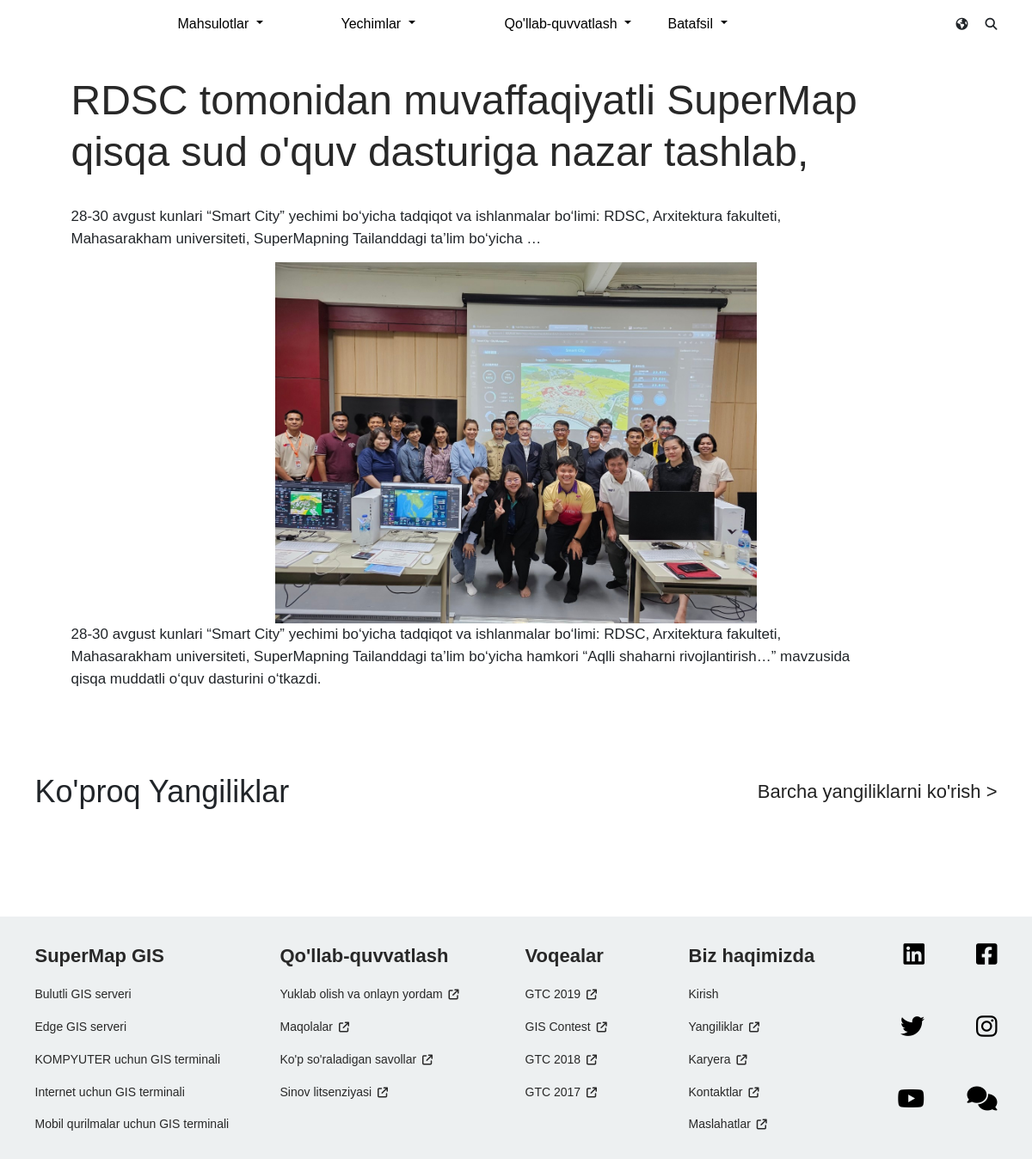
The page /detel/1 on the database its author committed.
### blog/models.py (models this page shows, shortened)
class SongiYangiliklar(models.Model):
    class Status(models.TextChoices):
        qoralama = "QR","qoralama"
        chopetilish = "CHP", "chopetilish"
    nom = models.CharField(max_length=10001)
    slug = models.SlugField(max_length=10001)
    kontent = models.TextField()
    rasm = models.ImageField(upload_to='news/images')
    chopetilishVaqti = models.DateTimeField(default=timezone.now)
    yaratilganVaqti =models.DateTimeField(auto_now_add=True)
    ozgarishVaqti = models.DateTimeField(auto_now=True)
    holati =models.CharField(max_length=3,choices=Status.choices,default=Status.qoralama)
    kategory = models.ForeignKey(Category,on_delete=models.CASCADE)
    views = models.IntegerField(default=0)
    class Meta:
        ordering = ['-chopetilishVaqti']
    objects = models.Manager()

### blog/views.py (the view)
# urls.py: path('detel/<int:id>', indexdetel, name="detel"),
def indexdetel(request,id ):
    yangilik = get_object_or_404(SongiYangiliklar, id=id)
    yangiliklist  = SongiYangiliklar.objects.all()[4:]
    context = {
        "detel":yangilik,
        "detellist":yangiliklist
    }
    return render(request,"detail.html",context)

### templates/detail.html (shortened to what this page needs)
{% load static %}
<!DOCTYPE html>
<html lang="en">
<head>
  <link rel="stylesheet" href="{% static 'css/bootstrap.css' %}">
  <link rel="stylesheet" href="{% static 'css/nav-footer.css' %}">
  <link rel="stylesheet" href="{% static 'css/detail.css' %}">
  <link rel="stylesheet" href="https://cdnjs.cloudflare.com/ajax/libs/font-awesome/6.4.0/css/all.min.css" />
</head>
<body>
    <nav class="nav d-flex align-items-center">
    <div class="container nav__content d-flex justify-content-between align-items-center">
      <ul class="navbar-links d-lg-flex d-none list-unstyled mb-0">
        <li class="nav__mahsulotlar">
          <div class="dropdown">
            <button class="btn btn-secondary bg-light text-black border-0 dropdown-toggle" type="button" data-bs-toggle="dropdown" aria-expanded="false">
              Mahsulotlar
            </button>
          </div>
      </li>
        <li class="nav__mahsulotlar">
          <div class="dropdown">
            <button class="btn btn-secondary bg-light text-black border-0 dropdown-toggle" type="button" data-bs-toggle="dropdown" aria-expanded="false">
              Yechimlar
            </button>
          </div>
        </li>
        <li class="nav__protect">
          <div class="dropdown">
          <button class="btn btn-secondary btn-light dropdown-toggle" type="button" data-bs-toggle="dropdown" aria-expanded="false">
            Qo'llab-quvvatlash
          </button>
        </div>
      </li>
        <li class="nav__batafsil">
          <div class="dropdown">
            <button class="btn btn-secondary btn-light dropdown-toggle" type="button" data-bs-toggle="dropdown" aria-expanded="false">
              Batafsil
            </button>
          </div>
        </li>
      </ul>
      <div class="nav-search">
        <i class="fa-solid fa-earth-americas"></i>
        <i class="fa-solid fa-magnifying-glass"></i>
      </div>
    </div>
  </nav>
    <section class="content">
      <div class="container">
        <h1 class="content-title ms-5">{{detel.nom}},{{detel2.nom}}</h1>
        <p class="content-info ms-5">{{detel.kontent|truncatewords:20}}{{detel2.kontent|truncatewords:20}}</p>
        <div class="d-flex justify-content-center">
          <img class="w-50" src="{{detel.rasm.url}}{{detel2.rasm.url}}" alt="">
        </div>
        <p class="content-info ms-5">{{detel.kontent}}{{detel2.kontent}}</p>
      </div>
    </section>
    <section class="detail">
      <div class="container">
        <div class="detail-text d-flex justify-content-between">
          <h2>Ko'proq Yangiliklar</h2>
          <a class="more-link text-decoration-none" href="#!">Barcha yangiliklarni ko'rish ></a>
        </div>
      </div>
    </section>
  <footer class="footer">
    <div class="container">
      <div class="row">
        <div class="footer__content col-md-3 col-sm-6 col-12">
          <h3><a href="{% url 'supermapgishaqida' %}">SuperMap GIS</a></h3>
          <ul class="footer-links">
            <li><a href="{% url 'cloud_gis' %}">Bulutli GIS serveri</a></li>
            <li><a href="{% url 'edge_gis_server' %}">Edge GIS serveri</a></li>
            <li><a href="{% url 'terminalgisforpc' %}">KOMPYUTER uchun GIS terminali</a></li>
            <li><a href="{% url 'terminalgisforweb' %}">Internet uchun GIS terminali</a></li>
            <li><a href="{% url 'terminalgisformobile' %}">Mobil qurilmalar uchun GIS terminali</a></li>
          </ul>
        </div>
        <div class="footer__content col-md-3 col-sm-6 col-12">
          <h3><a href="#!">Qo'llab-quvvatlash</a></h3>
          <ul class="footer-links">
            <li><a href="https://www.supermap.com/en-us/html/down.html">Yuklab olish va onlayn yordam <i class="fa-solid fa-arrow-up-right-from-square"></i></a></li>
            <li><a href="./html/article.html">Maqolalar <i class="fa-solid fa-arrow-up-right-from-square"></i></a></li>
            <li><a href="https://www.supermap.com/en-us/list/?100_1.html">Ko'p so'raladigan savollar <i class="fa-solid fa-arrow-up-right-from-square"></i></a></li>
            <li><a href="https://sso.supermap.com/login?service=https://www.supermapol.com/web/pricing/triallicense">Sinov litsenziyasi <i class="fa-solid fa-arrow-up-right-from-square"></i></a></li>
          </ul>
        </div>
        <div class="footer__content col-md-2 col-sm-6 col-12">
          <h3><a href="{% url 'events' %}">Voqealar</a></h3>
          <ul class="footer-links">
            <li><a href="http://www.gistc.com/en/">GTC 2019 <i class="fa-solid fa-arrow-up-right-from-square"></i></a></li>
            <li><a href="http://www.giscontest.com/en/">GIS Contest <i class="fa-solid fa-arrow-up-right-from-square"></i></a></li>
            <li><a href="https://www.supermap.com/en/events/gtc2018/index.asp">GTC 2018 <i class="fa-solid fa-arrow-up-right-from-square"></i></a></li>
            <li><a href="https://www.supermap.com/events/gtc2017/index_en.html">GTC 2017 <i class="fa-solid fa-arrow-up-right-from-square"></i></a></li>
          </ul>
        </div>
        <div class="footer__content col-md-2 col-sm-6 col-12">
          <h3><a href="#!">Biz haqimizda</a></h3>
          <ul class="footer-links">
            <li><a href="{% url 'supermapgishaqida' %}">Kirish</a></li>
            <li><a href="{% url 'news' %}">Yangiliklar <i class="fa-solid fa-arrow-up-right-from-square"></i></a></li>
            <li><a href="{% url 'joinus' %}">Karyera <i class="fa-solid fa-arrow-up-right-from-square"></i></a></li>
            <li><a href="https://www.supermap.com/en-us/about/?79_1.html">Kontaktlar <i class="fa-solid fa-arrow-up-right-from-square"></i></a></li>
            <li><a href="https://www.supermap.com/en-us/list/?94_1.html">Maslahatlar <i class="fa-solid fa-arrow-up-right-from-square"></i></a></li>
          </ul>
        </div>
        <div class="footer__logos col-md-2 col-sm-12 flex-md-wrap flex-nowrap">
          <a href="https://www.linkedin.com/company/supermap/"><i class="fa-brands fa-linkedin"></i></a>
          <a href="https://www.facebook.com/SuperMap/"><i class="fa-brands fa-square-facebook"></i></a>
          <a href="https://twitter.com/SuperMap__GIS"><i class="fa-brands fa-twitter"></i></a>
          <a href="https://www.instagram.com/supermap_1997/"><i class="fa-brands fa-instagram"></i></a>
          <a href="http://www.youtube.com/SuperMapGIS"><i class="fa-brands fa-youtube"></i></a>
          <a href="#!"><i class="fa-solid fa-comments"></i></a>
        </div>
      </div>
    </div>
  </footer>
</body>
</html>

### static/css/nav-footer.css (style rules this page uses)
* { padding: 0; margin: 0; box-sizing: border-box; font-family: Helvetica, Arial, sans-serif; line-height: 1.625; font-weight: 400; font-size: 14px; }
.container { width: 1170px; margin: 0 auto; }
.nav { height: 55px; padding: 10px 0; }
.nav__mahsulotlar, .nav__protect, .nav__batafsil { width: 190px; }
.nav-search { display: flex; gap: 20px; }
.btn-secondary { background: white !important; border: none; font-size: 16px !important; font-family: Helvetica !important; }
.footer { background: #edf0f1; padding-top: 30px; }
.footer .footer__content i { font-size: 12px; margin-left: 3px; transition: all 1s; }
.footer__content h3 a { font-size: 22px; text-decoration: none; font-weight: 700; color: #282828; margin-top: 20px; line-height: 1.1; }
.footer__content h3 { margin-bottom: 20px; }
.footer-links { padding-left: 0; }
.footer__content .footer-links li { list-style: none; padding-bottom: 15px; }
.footer__content .footer-links a { color: #282828; text-decoration: none; outline: 0; }
.footer__logos { display: flex; flex-wrap: wrap; }
.footer__logos a { width: 50%; display: flex; text-decoration: none; justify-content: flex-end; }
.footer__logos .fa-brands, .footer__logos .fa-solid { font-size: 28px; color: black }

### static/css/detail.css (style rules this page uses)
* { padding: 0; margin: 0; box-sizing: border-box; font-family: Helvetica, Arial, sans-serif; line-height: 1.625; font-weight: 400; font-size: 14px; }
.content-title { font-size: 48px; line-height: 60px; margin-top: 0; margin-bottom: 20px; color: #282828; margin: 0.67em 0; max-width: 940px; }
.content-info { font-size: 17px; line-height: 26px; max-width: 940px; }
.detail { margin-top: 100px; margin-bottom: 60px; }
.detail-text { margin-bottom: 60px; }
.detail-text h2 { font-size: 36px; line-height: 1; }
.more-link { color: #222; font-size: 22px; }

### rows shown on the page
SongiYangiliklar: nom "RDSC tomonidan muvaffaqiyatli SuperMap qisqa sud o'quv dasturiga nazar tashlab", kontent "28-30 avgust kunlari “Smart City” yechimi bo‘yicha tadqiqot va ishlanmalar bo‘limi: RDSC, Arxitektura fakulteti, Mahasarakham universiteti, SuperMapning Tailanddagi ta’lim bo‘yicha …", rasm (picture), kontent "28-30 avgust kunlari “Smart City” yechimi bo‘yicha tadqiqot va ishlanmalar bo‘limi: RDSC, Arxitektura fakulteti, Mahasarakham universiteti, SuperMapning Tailanddagi ta’lim bo‘yicha hamkori “Aqlli shaharni rivojlantirish…” mavzusida qisqa muddatli o‘quv dasturini o‘tkazdi."
